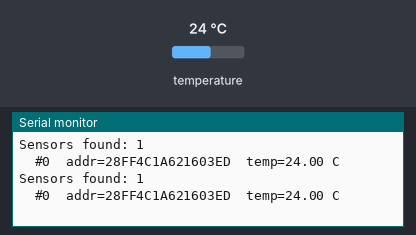
A sketch run on a simulated ESP32. Parts: the last lines printed to the serial monitor. The test bench sets the inputs (shaded band); at power-on: temperature 24 °C.

Above: at 3.3 s.
3.4 s: temperature set to 12 °C
At 4.1 s:
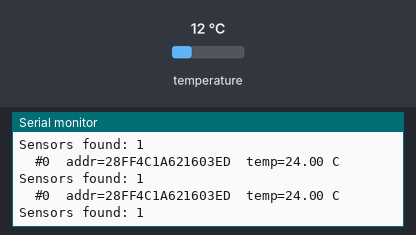
5.9 s: temperature set to 19 °C
At 7.0 s:
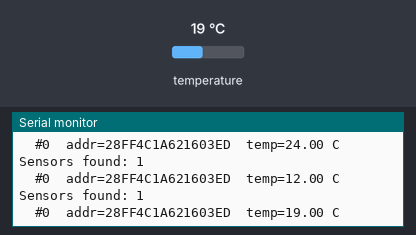
Timing chart, 0 to 8.9 s (numbered marks = the images above; inputs shaded):
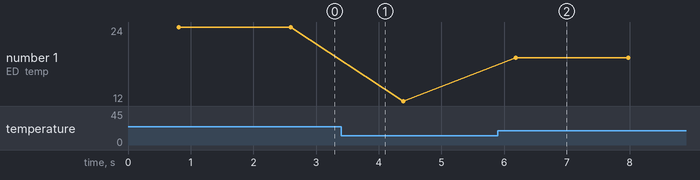

Measured:
- after the input at 5.9 s, the serial monitor: prints a new line after 0.28 s (image 2)
- plotted number 1: 24 → 12 after the input at 3.4 s, 12 → 19 after the input at 5.9 s

The sketch:

ds18b20_test.ino
```cpp
// DS18B20 detection + temperature test for ESP32
// Wiring: red -> 3V3, black -> GND, yellow (data) -> D4
// Uses the ESP32's internal pull-up on the data line (a 4.7k resistor
// between data and 3V3 is more reliable if you have one)

#include <OneWire.h>
#include <DallasTemperature.h>

const int DATA_PIN = 4;

OneWire oneWire(DATA_PIN);
DallasTemperature sensors(&oneWire);

void setup() {
  Serial.begin(115200);
  pinMode(DATA_PIN, INPUT_PULLUP);
  sensors.begin();
}

void loop() {
  sensors.begin();  // re-scan so a sensor plugged in later is found
  int count = sensors.getDeviceCount();
  Serial.printf("Sensors found: %d\n", count);

  DeviceAddress addr;
  for (int i = 0; i < count; i++) {
    if (!sensors.getAddress(addr, i)) continue;
    sensors.requestTemperaturesByAddress(addr);
    float c = sensors.getTempC(addr);
    Serial.printf("  #%d  addr=", i);
    for (int b = 0; b < 8; b++) Serial.printf("%02X", addr[b]);
    if (c == DEVICE_DISCONNECTED_C) Serial.println("  read failed");
    else Serial.printf("  temp=%.2f C\n", c);
  }
  delay(1000);
}
```
